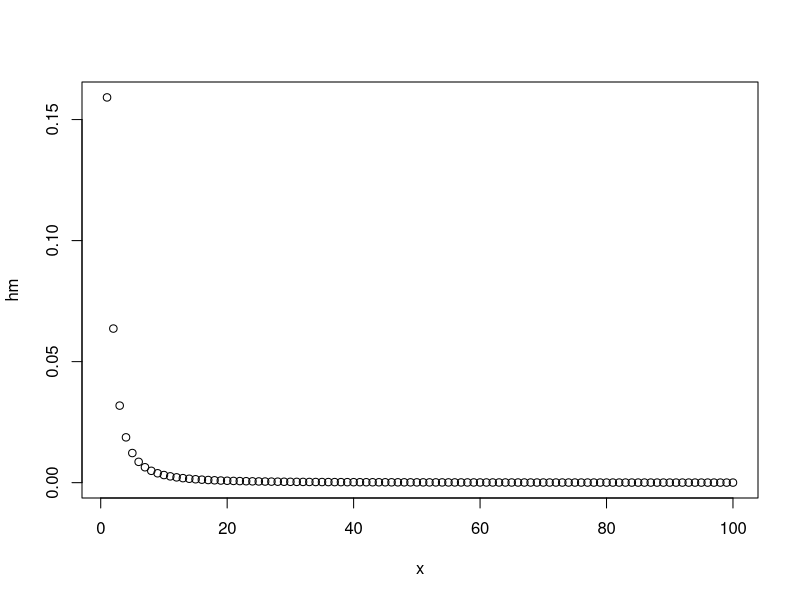
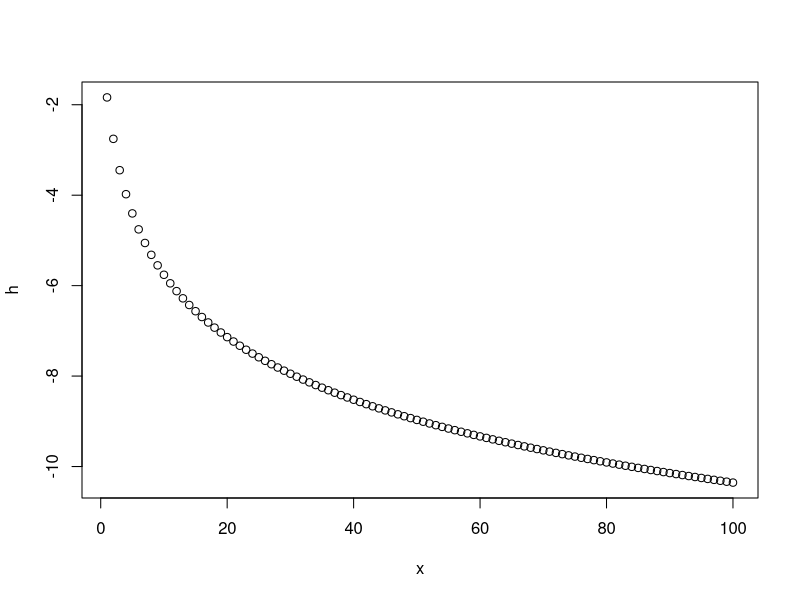
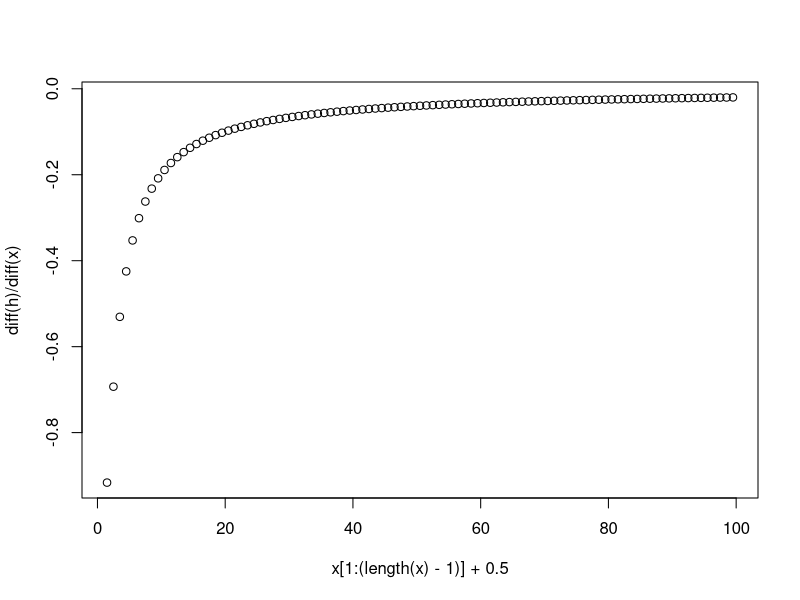

The R source for these figures, in order:
#playing with log-concavity

#log-concavity determined by if F(alpha*x + (1-alpha)*y) >= F(x)^alpha * F(y)^(1-alpha) (wrong in Davis paper)
#example with dnorm, should return all TRUE
alpha <- 0.5
x <- seq(100)
y <- x
hm <- dnorm(alpha*x + (1 - alpha*y))
hm2 <- dnorm(x)^alpha * dnorm(y)^(1-alpha)
hm >= hm2


#functions that are non-log-concave according to Wikipedia:
	#Student's t
	#Cauchy
	#Pareto
	#log-normal
	#F-distribution
#some non-log-concave functions may have log-concave CDFs, so this is not a good test
#test with Student's t
(dt(alpha*x + (1 - alpha)*y,1)) >= (dt(x,1)^alpha * dt(y,1)^(1-alpha))


#demonstration
#according to paper, h(x) = ln(g(x)) and h'(x) = dh(x)/dx decreases monotonically with increasing x in D (domain)
hm <- dt(seq(100),1)
plot(x, hm)
h <- log(hm)
plot(x, h)
plot(x[1:(length(x)-1)]+0.5, diff(h)/diff(x))